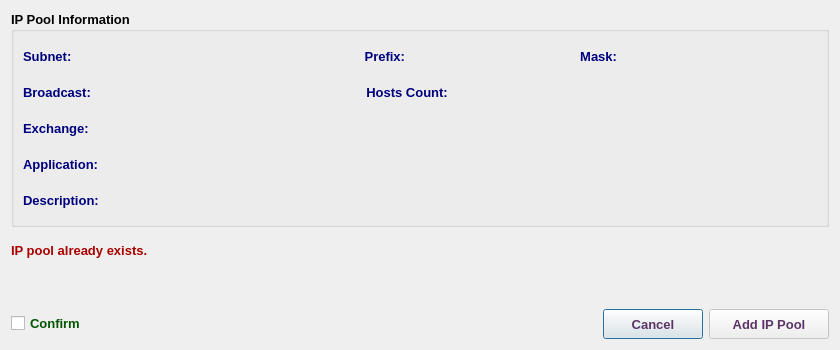
<?xml version="1.0" encoding="UTF-8"?>
<ui version="4.0">
 <class>AddIpV4PoolDialog</class>
 <widget class="QDialog" name="AddIpV4PoolDialog">
  <property name="geometry">
   <rect>
    <x>0</x>
    <y>0</y>
    <width>840</width>
    <height>350</height>
   </rect>
  </property>
  <property name="sizePolicy">
   <sizepolicy hsizetype="Fixed" vsizetype="Fixed">
    <horstretch>0</horstretch>
    <verstretch>0</verstretch>
   </sizepolicy>
  </property>
  <property name="minimumSize">
   <size>
    <width>840</width>
    <height>350</height>
   </size>
  </property>
  <property name="maximumSize">
   <size>
    <width>841</width>
    <height>351</height>
   </size>
  </property>
  <property name="font">
   <font>
    <family>Tahoma</family>
    <pointsize>10</pointsize>
   </font>
  </property>
  <property name="windowTitle">
   <string>Add IP Pool</string>
  </property>
  <property name="windowIcon">
   <iconset resource="../../../../../image.qrc">
    <normaloff>:/Image/add.png</normaloff>:/Image/add.png</iconset>
  </property>
  <layout class="QVBoxLayout" name="verticalLayout">
   <item>
    <widget class="QGroupBox" name="ipGB">
     <property name="font">
      <font>
       <family>Tahoma</family>
       <pointsize>10</pointsize>
       <weight>75</weight>
       <bold>true</bold>
      </font>
     </property>
     <property name="title">
      <string>IP Pool Information</string>
     </property>
     <layout class="QVBoxLayout" name="verticalLayout_2">
      <item>
       <layout class="QHBoxLayout" name="horizontalLayout_13">
        <item>
         <widget class="QLabel" name="label_7">
          <property name="minimumSize">
           <size>
            <width>110</width>
            <height>30</height>
           </size>
          </property>
          <property name="maximumSize">
           <size>
            <width>110</width>
            <height>30</height>
           </size>
          </property>
          <property name="font">
           <font>
            <family>Tahoma</family>
            <pointsize>10</pointsize>
            <weight>75</weight>
            <bold>true</bold>
           </font>
          </property>
          <property name="styleSheet">
           <string notr="true">color: rgb(0, 0, 127);</string>
          </property>
          <property name="text">
           <string>Subnet:</string>
          </property>
         </widget>
        </item>
        <item>
         <widget class="QLabel" name="subnetLbl">
          <property name="minimumSize">
           <size>
            <width>180</width>
            <height>30</height>
           </size>
          </property>
          <property name="maximumSize">
           <size>
            <width>180</width>
            <height>30</height>
           </size>
          </property>
          <property name="font">
           <font>
            <family>Tahoma</family>
            <pointsize>10</pointsize>
            <weight>75</weight>
            <bold>true</bold>
           </font>
          </property>
          <property name="styleSheet">
           <string notr="true">color: rgb(85, 0, 127);</string>
          </property>
          <property name="text">
           <string/>
          </property>
         </widget>
        </item>
        <item>
         <widget class="QLabel" name="label_10">
          <property name="minimumSize">
           <size>
            <width>80</width>
            <height>30</height>
           </size>
          </property>
          <property name="maximumSize">
           <size>
            <width>80</width>
            <height>30</height>
           </size>
          </property>
          <property name="font">
           <font>
            <family>Tahoma</family>
            <pointsize>10</pointsize>
            <weight>75</weight>
            <bold>true</bold>
           </font>
          </property>
          <property name="styleSheet">
           <string notr="true">color: rgb(0, 0, 127);</string>
          </property>
          <property name="text">
           <string>Prefix:</string>
          </property>
          <property name="alignment">
           <set>Qt::AlignRight|Qt::AlignTrailing|Qt::AlignVCenter</set>
          </property>
         </widget>
        </item>
        <item>
         <widget class="QLabel" name="prefixLbl">
          <property name="minimumSize">
           <size>
            <width>80</width>
            <height>30</height>
           </size>
          </property>
          <property name="maximumSize">
           <size>
            <width>80</width>
            <height>25</height>
           </size>
          </property>
          <property name="font">
           <font>
            <family>Tahoma</family>
            <pointsize>10</pointsize>
            <weight>75</weight>
            <bold>true</bold>
           </font>
          </property>
          <property name="styleSheet">
           <string notr="true">color: rgb(85, 0, 127);</string>
          </property>
          <property name="text">
           <string/>
          </property>
          <property name="wordWrap">
           <bool>true</bool>
          </property>
         </widget>
        </item>
        <item>
         <widget class="QLabel" name="label_9">
          <property name="minimumSize">
           <size>
            <width>120</width>
            <height>30</height>
           </size>
          </property>
          <property name="maximumSize">
           <size>
            <width>120</width>
            <height>30</height>
           </size>
          </property>
          <property name="font">
           <font>
            <family>Tahoma</family>
            <pointsize>10</pointsize>
            <weight>75</weight>
            <bold>true</bold>
           </font>
          </property>
          <property name="styleSheet">
           <string notr="true">color: rgb(0, 0, 127);</string>
          </property>
          <property name="text">
           <string>Mask:</string>
          </property>
          <property name="alignment">
           <set>Qt::AlignRight|Qt::AlignTrailing|Qt::AlignVCenter</set>
          </property>
         </widget>
        </item>
        <item>
         <widget class="QLabel" name="maskLbl">
          <property name="minimumSize">
           <size>
            <width>180</width>
            <height>30</height>
           </size>
          </property>
          <property name="maximumSize">
           <size>
            <width>180</width>
            <height>30</height>
           </size>
          </property>
          <property name="font">
           <font>
            <family>Tahoma</family>
            <pointsize>10</pointsize>
            <weight>75</weight>
            <bold>true</bold>
           </font>
          </property>
          <property name="styleSheet">
           <string notr="true">color: rgb(85, 0, 127);</string>
          </property>
          <property name="text">
           <string/>
          </property>
          <property name="wordWrap">
           <bool>true</bool>
          </property>
         </widget>
        </item>
        <item>
         <spacer name="horizontalSpacer_6">
          <property name="font">
           <font>
            <family>Tahoma</family>
            <pointsize>10</pointsize>
           </font>
          </property>
          <property name="orientation">
           <enum>Qt::Horizontal</enum>
          </property>
          <property name="sizeHint" stdset="0">
           <size>
            <width>40</width>
            <height>20</height>
           </size>
          </property>
         </spacer>
        </item>
       </layout>
      </item>
      <item>
       <layout class="QHBoxLayout" name="horizontalLayout_12">
        <item>
         <widget class="QLabel" name="label_11">
          <property name="minimumSize">
           <size>
            <width>110</width>
            <height>25</height>
           </size>
          </property>
          <property name="maximumSize">
           <size>
            <width>110</width>
            <height>30</height>
           </size>
          </property>
          <property name="font">
           <font>
            <family>Tahoma</family>
            <pointsize>10</pointsize>
            <weight>75</weight>
            <bold>true</bold>
           </font>
          </property>
          <property name="styleSheet">
           <string notr="true">color: rgb(0, 0, 127);</string>
          </property>
          <property name="text">
           <string>Broadcast:</string>
          </property>
         </widget>
        </item>
        <item>
         <widget class="QLabel" name="bcLbl">
          <property name="minimumSize">
           <size>
            <width>180</width>
            <height>30</height>
           </size>
          </property>
          <property name="maximumSize">
           <size>
            <width>250</width>
            <height>30</height>
           </size>
          </property>
          <property name="font">
           <font>
            <family>Tahoma</family>
            <pointsize>10</pointsize>
            <weight>75</weight>
            <bold>true</bold>
           </font>
          </property>
          <property name="styleSheet">
           <string notr="true">color: rgb(85, 0, 127);</string>
          </property>
          <property name="text">
           <string/>
          </property>
          <property name="wordWrap">
           <bool>true</bool>
          </property>
         </widget>
        </item>
        <item>
         <widget class="QLabel" name="label_12">
          <property name="minimumSize">
           <size>
            <width>130</width>
            <height>30</height>
           </size>
          </property>
          <property name="maximumSize">
           <size>
            <width>130</width>
            <height>30</height>
           </size>
          </property>
          <property name="font">
           <font>
            <family>Tahoma</family>
            <pointsize>10</pointsize>
            <weight>75</weight>
            <bold>true</bold>
           </font>
          </property>
          <property name="styleSheet">
           <string notr="true">color: rgb(0, 0, 127);</string>
          </property>
          <property name="text">
           <string>Hosts Count:  </string>
          </property>
          <property name="alignment">
           <set>Qt::AlignRight|Qt::AlignTrailing|Qt::AlignVCenter</set>
          </property>
         </widget>
        </item>
        <item>
         <widget class="QLabel" name="hostLbl">
          <property name="minimumSize">
           <size>
            <width>150</width>
            <height>30</height>
           </size>
          </property>
          <property name="maximumSize">
           <size>
            <width>150</width>
            <height>30</height>
           </size>
          </property>
          <property name="font">
           <font>
            <family>Tahoma</family>
            <pointsize>10</pointsize>
            <weight>75</weight>
            <bold>true</bold>
           </font>
          </property>
          <property name="styleSheet">
           <string notr="true">color: rgb(85, 0, 127);</string>
          </property>
          <property name="text">
           <string/>
          </property>
          <property name="wordWrap">
           <bool>true</bool>
          </property>
         </widget>
        </item>
        <item>
         <spacer name="horizontalSpacer_7">
          <property name="font">
           <font>
            <family>Tahoma</family>
            <pointsize>10</pointsize>
           </font>
          </property>
          <property name="orientation">
           <enum>Qt::Horizontal</enum>
          </property>
          <property name="sizeHint" stdset="0">
           <size>
            <width>40</width>
            <height>20</height>
           </size>
          </property>
         </spacer>
        </item>
       </layout>
      </item>
      <item>
       <layout class="QHBoxLayout" name="horizontalLayout_6">
        <item>
         <widget class="QLabel" name="label_4">
          <property name="minimumSize">
           <size>
            <width>110</width>
            <height>30</height>
           </size>
          </property>
          <property name="maximumSize">
           <size>
            <width>110</width>
            <height>30</height>
           </size>
          </property>
          <property name="font">
           <font>
            <family>Tahoma</family>
            <pointsize>10</pointsize>
            <weight>75</weight>
            <bold>true</bold>
           </font>
          </property>
          <property name="styleSheet">
           <string notr="true">color: rgb(0, 0, 127);</string>
          </property>
          <property name="text">
           <string>Exchange:</string>
          </property>
         </widget>
        </item>
        <item>
         <widget class="QLabel" name="abbrLbl">
          <property name="sizePolicy">
           <sizepolicy hsizetype="Expanding" vsizetype="Preferred">
            <horstretch>0</horstretch>
            <verstretch>0</verstretch>
           </sizepolicy>
          </property>
          <property name="minimumSize">
           <size>
            <width>500</width>
            <height>30</height>
           </size>
          </property>
          <property name="maximumSize">
           <size>
            <width>8000</width>
            <height>30</height>
           </size>
          </property>
          <property name="font">
           <font>
            <family>Tahoma</family>
            <pointsize>10</pointsize>
            <weight>75</weight>
            <bold>true</bold>
           </font>
          </property>
          <property name="styleSheet">
           <string notr="true">color: rgb(85, 0, 127);</string>
          </property>
          <property name="text">
           <string/>
          </property>
          <property name="alignment">
           <set>Qt::AlignLeading|Qt::AlignLeft|Qt::AlignVCenter</set>
          </property>
          <property name="wordWrap">
           <bool>true</bool>
          </property>
         </widget>
        </item>
       </layout>
      </item>
      <item>
       <layout class="QHBoxLayout" name="horizontalLayout_8">
        <item>
         <widget class="QLabel" name="label_6">
          <property name="minimumSize">
           <size>
            <width>110</width>
            <height>30</height>
           </size>
          </property>
          <property name="maximumSize">
           <size>
            <width>110</width>
            <height>30</height>
           </size>
          </property>
          <property name="font">
           <font>
            <family>Tahoma</family>
            <pointsize>10</pointsize>
            <weight>75</weight>
            <bold>true</bold>
           </font>
          </property>
          <property name="styleSheet">
           <string notr="true">color: rgb(0, 0, 127);</string>
          </property>
          <property name="text">
           <string>Application:</string>
          </property>
         </widget>
        </item>
        <item>
         <widget class="QLabel" name="appLbl">
          <property name="sizePolicy">
           <sizepolicy hsizetype="Expanding" vsizetype="Preferred">
            <horstretch>0</horstretch>
            <verstretch>0</verstretch>
           </sizepolicy>
          </property>
          <property name="minimumSize">
           <size>
            <width>500</width>
            <height>30</height>
           </size>
          </property>
          <property name="maximumSize">
           <size>
            <width>8000</width>
            <height>30</height>
           </size>
          </property>
          <property name="font">
           <font>
            <family>Tahoma</family>
            <pointsize>10</pointsize>
            <weight>75</weight>
            <bold>true</bold>
           </font>
          </property>
          <property name="styleSheet">
           <string notr="true">color: rgb(85, 0, 127);</string>
          </property>
          <property name="text">
           <string/>
          </property>
          <property name="alignment">
           <set>Qt::AlignLeading|Qt::AlignLeft|Qt::AlignVCenter</set>
          </property>
          <property name="wordWrap">
           <bool>true</bool>
          </property>
         </widget>
        </item>
       </layout>
      </item>
      <item>
       <layout class="QHBoxLayout" name="horizontalLayout_7">
        <item>
         <widget class="QLabel" name="label_5">
          <property name="minimumSize">
           <size>
            <width>110</width>
            <height>30</height>
           </size>
          </property>
          <property name="maximumSize">
           <size>
            <width>110</width>
            <height>30</height>
           </size>
          </property>
          <property name="font">
           <font>
            <family>Tahoma</family>
            <pointsize>10</pointsize>
            <weight>75</weight>
            <bold>true</bold>
           </font>
          </property>
          <property name="styleSheet">
           <string notr="true">color: rgb(0, 0, 127);</string>
          </property>
          <property name="text">
           <string>Description:</string>
          </property>
         </widget>
        </item>
        <item>
         <widget class="QLabel" name="descLbl">
          <property name="sizePolicy">
           <sizepolicy hsizetype="Expanding" vsizetype="Preferred">
            <horstretch>0</horstretch>
            <verstretch>0</verstretch>
           </sizepolicy>
          </property>
          <property name="minimumSize">
           <size>
            <width>600</width>
            <height>30</height>
           </size>
          </property>
          <property name="maximumSize">
           <size>
            <width>8000</width>
            <height>30</height>
           </size>
          </property>
          <property name="font">
           <font>
            <family>Tahoma</family>
            <pointsize>10</pointsize>
            <weight>75</weight>
            <bold>true</bold>
           </font>
          </property>
          <property name="styleSheet">
           <string notr="true">color: rgb(85, 0, 127);</string>
          </property>
          <property name="text">
           <string/>
          </property>
          <property name="alignment">
           <set>Qt::AlignLeading|Qt::AlignLeft|Qt::AlignVCenter</set>
          </property>
          <property name="wordWrap">
           <bool>true</bool>
          </property>
         </widget>
        </item>
       </layout>
      </item>
     </layout>
    </widget>
   </item>
   <item>
    <widget class="QLabel" name="infoLbl">
     <property name="minimumSize">
      <size>
       <width>200</width>
       <height>30</height>
      </size>
     </property>
     <property name="maximumSize">
      <size>
       <width>16777215</width>
       <height>25</height>
      </size>
     </property>
     <property name="font">
      <font>
       <family>Tahoma</family>
       <pointsize>10</pointsize>
       <weight>75</weight>
       <bold>true</bold>
      </font>
     </property>
     <property name="styleSheet">
      <string notr="true">color: rgb(170, 0, 0);</string>
     </property>
     <property name="text">
      <string>IP pool already exists.</string>
     </property>
     <property name="wordWrap">
      <bool>true</bool>
     </property>
    </widget>
   </item>
   <item>
    <spacer name="verticalSpacer">
     <property name="font">
      <font>
       <family>Tahoma</family>
       <pointsize>10</pointsize>
      </font>
     </property>
     <property name="orientation">
      <enum>Qt::Vertical</enum>
     </property>
     <property name="sizeHint" stdset="0">
      <size>
       <width>20</width>
       <height>42</height>
      </size>
     </property>
    </spacer>
   </item>
   <item>
    <layout class="QHBoxLayout" name="horizontalLayout">
     <item>
      <widget class="QCheckBox" name="checkBox">
       <property name="font">
        <font>
         <family>Tahoma</family>
         <pointsize>10</pointsize>
         <weight>75</weight>
         <bold>true</bold>
        </font>
       </property>
       <property name="styleSheet">
        <string notr="true">color: rgb(0, 85, 0);</string>
       </property>
       <property name="text">
        <string>Confirm</string>
       </property>
      </widget>
     </item>
     <item>
      <spacer name="horizontalSpacer">
       <property name="font">
        <font>
         <family>Tahoma</family>
         <pointsize>10</pointsize>
        </font>
       </property>
       <property name="orientation">
        <enum>Qt::Horizontal</enum>
       </property>
       <property name="sizeHint" stdset="0">
        <size>
         <width>40</width>
         <height>20</height>
        </size>
       </property>
      </spacer>
     </item>
     <item>
      <widget class="QPushButton" name="cancelBtn">
       <property name="sizePolicy">
        <sizepolicy hsizetype="Preferred" vsizetype="Preferred">
         <horstretch>0</horstretch>
         <verstretch>0</verstretch>
        </sizepolicy>
       </property>
       <property name="minimumSize">
        <size>
         <width>100</width>
         <height>30</height>
        </size>
       </property>
       <property name="maximumSize">
        <size>
         <width>250</width>
         <height>30</height>
        </size>
       </property>
       <property name="font">
        <font>
         <family>Tahoma</family>
         <pointsize>10</pointsize>
         <weight>75</weight>
         <bold>true</bold>
        </font>
       </property>
       <property name="styleSheet">
        <string notr="true">color: rgb(92, 53, 102);</string>
       </property>
       <property name="text">
        <string>Cancel</string>
       </property>
       <property name="icon">
        <iconset resource="../../../../../image.qrc">
         <normaloff>:/Image/remove.png</normaloff>:/Image/remove.png</iconset>
       </property>
       <property name="iconSize">
        <size>
         <width>20</width>
         <height>20</height>
        </size>
       </property>
      </widget>
     </item>
     <item>
      <widget class="QPushButton" name="addBtn">
       <property name="enabled">
        <bool>false</bool>
       </property>
       <property name="sizePolicy">
        <sizepolicy hsizetype="Preferred" vsizetype="Preferred">
         <horstretch>0</horstretch>
         <verstretch>0</verstretch>
        </sizepolicy>
       </property>
       <property name="minimumSize">
        <size>
         <width>120</width>
         <height>30</height>
        </size>
       </property>
       <property name="maximumSize">
        <size>
         <width>250</width>
         <height>30</height>
        </size>
       </property>
       <property name="font">
        <font>
         <family>Tahoma</family>
         <pointsize>10</pointsize>
         <weight>75</weight>
         <bold>true</bold>
        </font>
       </property>
       <property name="styleSheet">
        <string notr="true">color: rgb(92, 53, 102);</string>
       </property>
       <property name="text">
        <string>Add IP Pool</string>
       </property>
       <property name="icon">
        <iconset resource="../../../../../image.qrc">
         <normaloff>:/Image/add.png</normaloff>:/Image/add.png</iconset>
       </property>
       <property name="iconSize">
        <size>
         <width>20</width>
         <height>20</height>
        </size>
       </property>
      </widget>
     </item>
    </layout>
   </item>
  </layout>
 </widget>
 <tabstops>
  <tabstop>checkBox</tabstop>
  <tabstop>addBtn</tabstop>
  <tabstop>cancelBtn</tabstop>
 </tabstops>
 <resources>
  <include location="../../../../../image.qrc"/>
 </resources>
 <connections/>
</ui>
